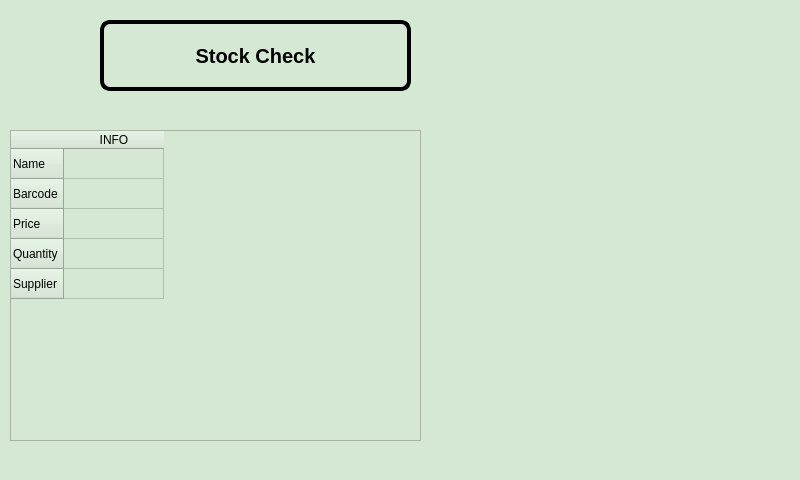
<?xml version="1.0" encoding="UTF-8"?>
<ui version="4.0">
 <class>stockcheck</class>
 <widget class="QDialog" name="stockcheck">
  <property name="geometry">
   <rect>
    <x>0</x>
    <y>0</y>
    <width>800</width>
    <height>480</height>
   </rect>
  </property>
  <property name="windowTitle">
   <string>Dialog</string>
  </property>
  <property name="styleSheet">
   <string notr="true">background-color:rgb(213, 232, 212);</string>
  </property>
  <widget class="QPushButton" name="goback">
   <property name="geometry">
    <rect>
     <x>10</x>
     <y>10</y>
     <width>61</width>
     <height>71</height>
    </rect>
   </property>
   <property name="styleSheet">
    <string notr="true">#goback{
background-color: transparent;
border-image:url(:turn-back.png);
background:none;
border:none;
background-repeat: none;
}</string>
   </property>
   <property name="text">
    <string/>
   </property>
  </widget>
  <widget class="QPushButton" name="scan">
   <property name="geometry">
    <rect>
     <x>620</x>
     <y>360</y>
     <width>101</width>
     <height>91</height>
    </rect>
   </property>
   <property name="styleSheet">
    <string notr="true">#scan{
background-color: transparent;
border-image:url(:scan2.png);
background:none;
border:none;
background-repeat: none;
}</string>
   </property>
   <property name="text">
    <string/>
   </property>
  </widget>
  <widget class="QTableWidget" name="tableWidget">
   <property name="geometry">
    <rect>
     <x>10</x>
     <y>130</y>
     <width>411</width>
     <height>311</height>
    </rect>
   </property>
   <property name="textElideMode">
    <enum>Qt::ElideRight</enum>
   </property>
   <row>
    <property name="text">
     <string>Name</string>
    </property>
   </row>
   <row>
    <property name="text">
     <string>Barcode</string>
    </property>
   </row>
   <row>
    <property name="text">
     <string>Price</string>
    </property>
   </row>
   <row>
    <property name="text">
     <string>Quantity</string>
    </property>
   </row>
   <row>
    <property name="text">
     <string>Supplier</string>
    </property>
   </row>
   <column>
    <property name="text">
     <string>INFO</string>
    </property>
   </column>
  </widget>
  <widget class="QLabel" name="produto">
   <property name="geometry">
    <rect>
     <x>430</x>
     <y>10</y>
     <width>341</width>
     <height>291</height>
    </rect>
   </property>
   <property name="text">
    <string/>
   </property>
  </widget>
  <widget class="QLabel" name="label_2">
   <property name="geometry">
    <rect>
     <x>100</x>
     <y>20</y>
     <width>311</width>
     <height>71</height>
    </rect>
   </property>
   <property name="font">
    <font>
     <pointsize>15</pointsize>
     <bold>true</bold>
    </font>
   </property>
   <property name="styleSheet">
    <string notr="true">color: black; 
background-color: none;
 border: 4px solid black;
 border-radius: 10px;
 padding: 5px; 
</string>
   </property>
   <property name="text">
    <string>Stock Check</string>
   </property>
   <property name="alignment">
    <set>Qt::AlignCenter</set>
   </property>
  </widget>
 </widget>
 <resources/>
 <connections/>
</ui>
